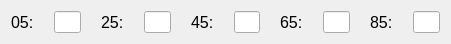
    <widget class="QWidget" name="layoutWidget_24">
     <property name="geometry">
      <rect>
       <x>10</x>
       <y>170</y>
       <width>451</width>
       <height>29</height>
      </rect>
     </property>
     <layout class="QHBoxLayout" name="MemoryRow05">
      <property name="spacing">
       <number>20</number>
      </property>
      <item>
       <layout class="QHBoxLayout" name="horizontalLayout_164">
        <item>
         <widget class="QLabel" name="label_236">
          <property name="font">
           <font>
            <pointsize>12</pointsize>
           </font>
          </property>
          <property name="text">
           <string>05:</string>
          </property>
         </widget>
        </item>
        <item>
         <widget class="QLineEdit" name="memLineEdit05">
          <property name="maxLength">
           <number>4</number>
          </property>
         </widget>
        </item>
       </layout>
      </item>
      <item>
       <layout class="QHBoxLayout" name="horizontalLayout_165">
        <item>
         <widget class="QLabel" name="label_237">
          <property name="font">
           <font>
            <pointsize>12</pointsize>
           </font>
          </property>
          <property name="text">
           <string>25:</string>
          </property>
         </widget>
        </item>
        <item>
         <widget class="QLineEdit" name="memLineEdit25">
          <property name="maxLength">
           <number>4</number>
          </property>
         </widget>
        </item>
       </layout>
      </item>
      <item>
       <layout class="QHBoxLayout" name="horizontalLayout_166">
        <item>
         <widget class="QLabel" name="label_238">
          <property name="font">
           <font>
            <pointsize>12</pointsize>
           </font>
          </property>
          <property name="text">
           <string>45:</string>
          </property>
         </widget>
        </item>
        <item>
         <widget class="QLineEdit" name="memLineEdit45">
          <property name="maxLength">
           <number>4</number>
          </property>
         </widget>
        </item>
       </layout>
      </item>
      <item>
       <layout class="QHBoxLayout" name="horizontalLayout_167">
        <item>
         <widget class="QLabel" name="label_239">
          <property name="font">
           <font>
            <pointsize>12</pointsize>
           </font>
          </property>
          <property name="text">
           <string>65:</string>
          </property>
         </widget>
        </item>
        <item>
         <widget class="QLineEdit" name="memLineEdit65">
          <property name="maxLength">
           <number>4</number>
          </property>
         </widget>
        </item>
       </layout>
      </item>
      <item>
       <layout class="QHBoxLayout" name="horizontalLayout_168">
        <item>
         <widget class="QLabel" name="label_240">
          <property name="font">
           <font>
            <pointsize>12</pointsize>
           </font>
          </property>
          <property name="text">
           <string>85:</string>
          </property>
         </widget>
        </item>
        <item>
         <widget class="QLineEdit" name="memLineEdit85">
          <property name="maxLength">
           <number>4</number>
          </property>
         </widget>
        </item>
       </layout>
      </item>
     </layout>
    </widget>
